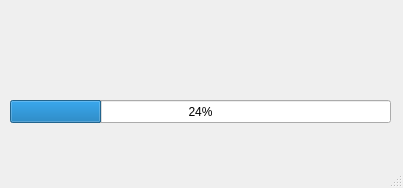
<?xml version="1.0" encoding="UTF-8"?>
<ui version="4.0">
 <class>WaypointsSettingWindow</class>
 <widget class="QMainWindow" name="WaypointsSettingWindow">
  <property name="geometry">
   <rect>
    <x>0</x>
    <y>0</y>
    <width>403</width>
    <height>188</height>
   </rect>
  </property>
  <property name="windowTitle">
   <string>Waypoint'ler ayarlanıyor</string>
  </property>
  <property name="windowIcon">
   <iconset>
    <normaloff>../images/quad.png</normaloff>../images/quad.png</iconset>
  </property>
  <widget class="QWidget" name="centralwidget">
   <widget class="QProgressBar" name="settingProgressBar">
    <property name="geometry">
     <rect>
      <x>10</x>
      <y>100</y>
      <width>381</width>
      <height>23</height>
     </rect>
    </property>
    <property name="value">
     <number>24</number>
    </property>
   </widget>
   <widget class="QLabel" name="settingLabel">
    <property name="geometry">
     <rect>
      <x>110</x>
      <y>20</y>
      <width>231</width>
      <height>61</height>
     </rect>
    </property>
    <property name="text">
     <string>&lt;html&gt;&lt;head/&gt;&lt;body&gt;&lt;p align=&quot;center&quot;&gt;&lt;br/&gt;&lt;/p&gt;&lt;/body&gt;&lt;/html&gt;</string>
    </property>
   </widget>
  </widget>
  <widget class="QStatusBar" name="statusbar"/>
 </widget>
 <resources/>
 <connections/>
</ui>
